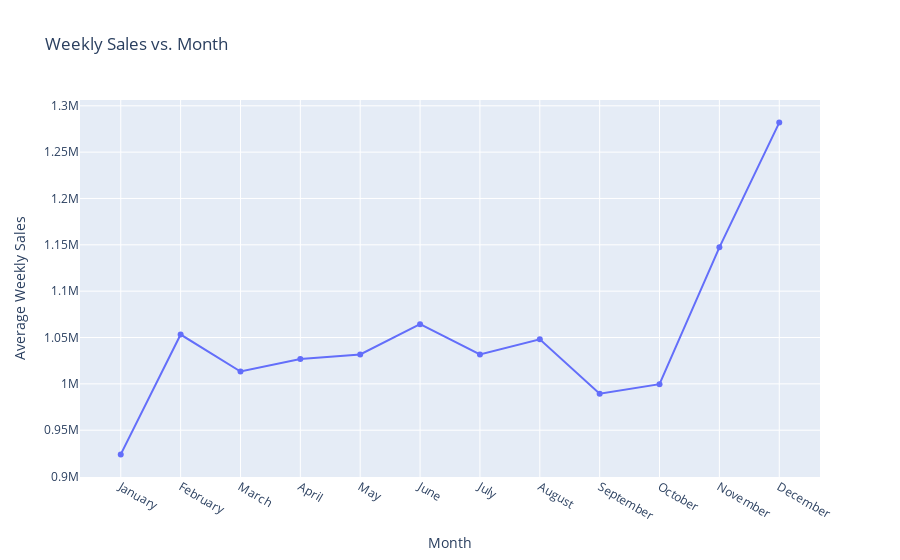

Notebook code cell kept with this figure:
### Code cell
monthly_sales = df.groupby('Month')['Weekly_Sales'].mean()

# Create an interactive line plot of Weekly Sales vs. Month using Plotly
fig = go.Figure()

fig.add_trace(go.Scatter(x=monthly_sales.index,
                         y=monthly_sales.values,
                         mode='lines+markers',
                         name='Weekly Sales'))

fig.update_layout(title='Weekly Sales vs. Month',
                  xaxis_title='Month',
                  yaxis_title='Average Weekly Sales',
                  xaxis=dict(tickmode='array',
                             tickvals=list(range(1, 13)),
                             ticktext=['January', 'February', 'March', 'April', 'May', 'June', 'July', 'August', 'September', 'October', 'November', 'December']))

### Figure 1 — Plotly figure (JSON) as saved in the notebook; plotly's stock layout.template omitted (floating-point values rounded to 4 significant figures)
{"data": [{"mode": "lines+markers", "name": "Weekly Sales", "type": "scatter", "x": [1, 2, 3, 4, 5, 6, 7, 8, 9, 10, 11, 12], "y": [923900.0, 1053000.0, 1013000.0, 1027000.0, 1032000.0, 1064000.0, 1032000.0, 1048000.0, 989300.0, 999600.0, 1147000.0, 1282000.0]}], "layout": {"title": {"text": "Weekly Sales vs. Month"}, "xaxis": {"tickmode": "array", "ticktext": ["January", "February", "March", "April", "May", "June", "July", "August", "September", "October", "November", "December"], "tickvals": [1, 2, 3, 4, 5, 6, 7, 8, 9, 10, 11, 12], "title": {"text": "Month"}}, "yaxis": {"title": {"text": "Average Weekly Sales"}}}}
